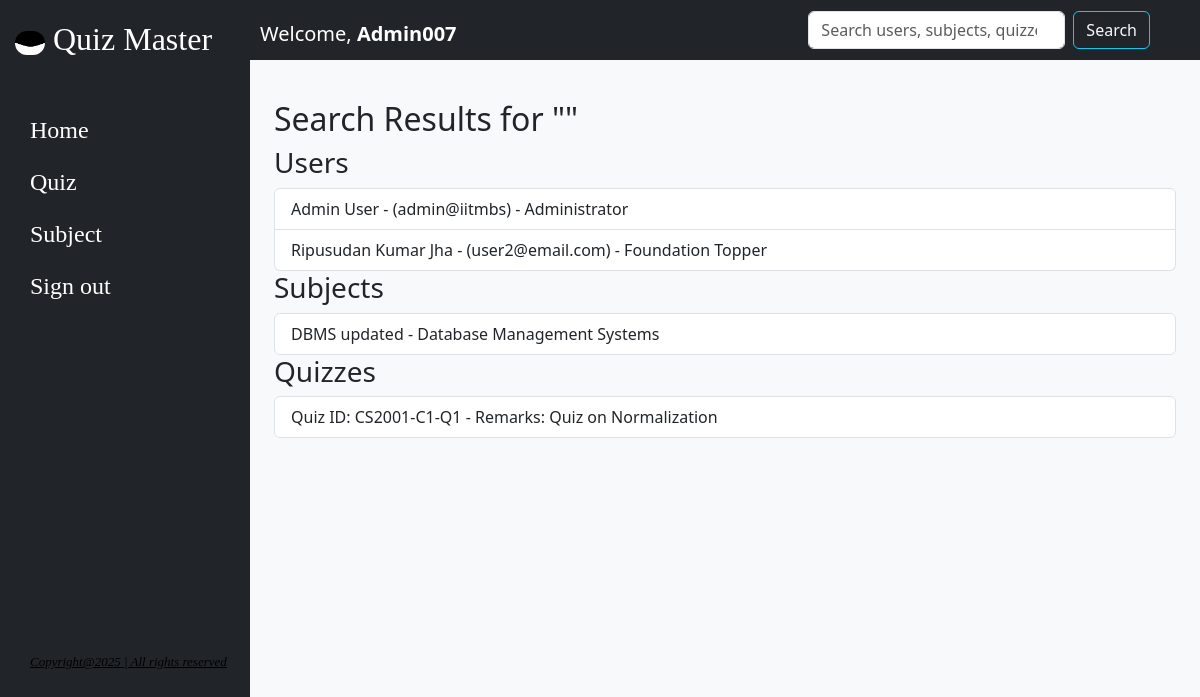
Before: /search with the older database file.
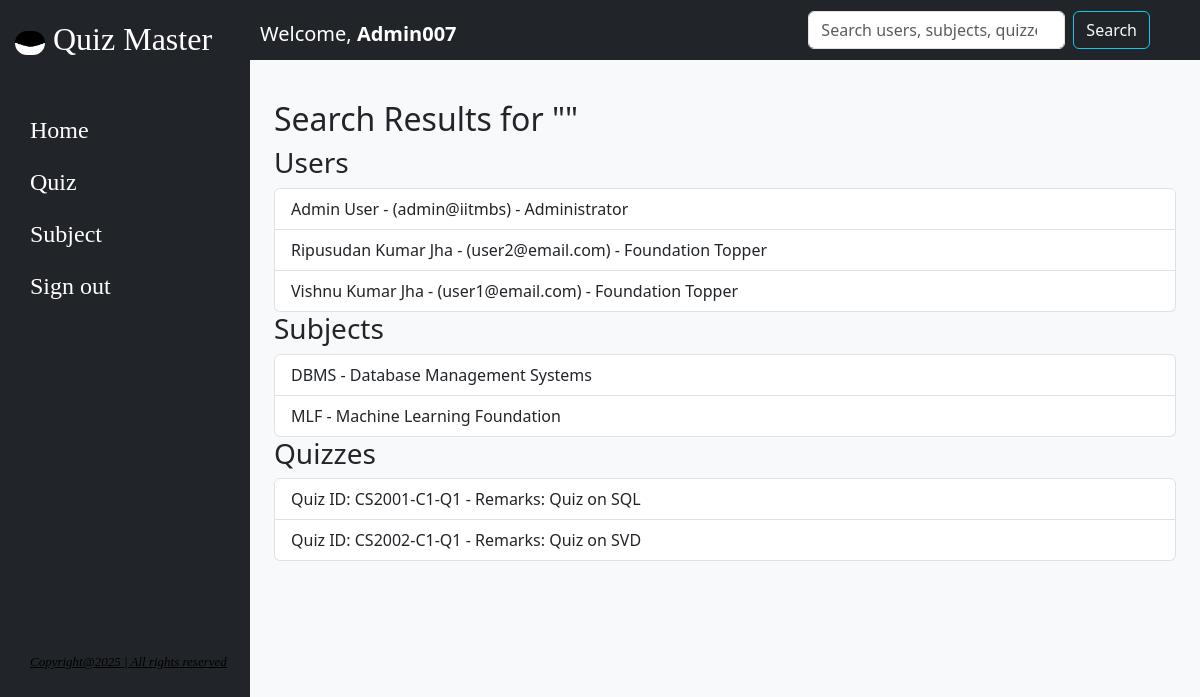
After: the same page with the newer database file.
### model.py (models this page shows)
class User(db.Model):
    id = db.Column(db.Integer, primary_key=True)
    username = db.Column(db.String(200), unique=True, nullable=False)
    password = db.Column(db.String(128), nullable=False)
    fullname = db.Column(db.String(200), nullable=False)
    achievement = db.Column(db.String(256), nullable=False)
    user_status=db.Column(db.String(50),nullable=False,default='Enabled')
    dob = db.Column(db.DateTime, nullable=False)
    role=db.Column(db.String,default='user',nullable=False)
    quiz_scores = db.relationship('Scores' , back_populates='user_details')
    responses = db.relationship('UserResponse', back_populates='user')

class Subject(db.Model):
    id = db.Column(db.String(50),primary_key=True)
    name = db.Column(db.String(100), unique=True, nullable=False)
    desc = db.Column(db.Text,unique=False ,nullable=False)
    chapters = db.relationship('Chapters', back_populates='subject_info')

class Quiz(db.Model):
    id = db.Column(db.String(50), primary_key=True)
    chapter_id = db.Column(db.String(50), db.ForeignKey("chapters.id"), nullable=False)
    quiz_date = db.Column(db.DateTime, nullable=False)
    duration = db.Column(db.String(10), nullable=False)
    remarks = db.Column(db.String(200), nullable=True)
    scores = db.relationship('Scores', back_populates='exam')
    questions = db.relationship('Question', back_populates='exam')
    chapter = db.relationship('Chapters', back_populates='exams')

### app.py (the view)
@app.route('/search', methods=['GET'])
def search():
    query = request.args.get('q', '')
    users = User.query.filter(
        (User.username.ilike(f"%{query}%")) |
        (User.fullname.ilike(f"%{query}%")) |
        (User.achievement.ilike(f"%{query}%"))
    ).all()
    subjects = Subject.query.filter(
        (Subject.name.ilike(f"%{query}%")) |
        (Subject.desc.ilike(f"%{query}%"))
    ).all()
    quizzes = Quiz.query.filter(
        (Quiz.remarks.ilike(f"%{query}%"))
    ).all()
    return render_template("search_results.html", users=users, subjects=subjects, quizzes=quizzes, query=query)

### templates/search_results.html (shortened to what this page needs)
{% extends "base.html" %}
{% block content %}
<div class="container mt-4">
    <h2>Search Results for "{{ query }}"</h2>
    {% if users %}
    <h3>Users</h3>
    <ul class="list-group">
        {% for user in users %}
        <li class="list-group-item">{{ user.fullname }} - ({{ user.username }}) - {{ user.achievement }}</li>
        {% endfor %}
    </ul>
    {% endif %}
    {% if subjects %}
    <h3>Subjects</h3>
    <ul class="list-group">
        {% for subject in subjects %}
        <li class="list-group-item">{{ subject.name }} - {{ subject.desc }}</li>
        {% endfor %}
    </ul>
    {% endif %}
    {% if quizzes %}
    <h3>Quizzes</h3>
    <ul class="list-group">
        {% for quiz in quizzes %}
        <li class="list-group-item">Quiz ID: {{ quiz.id }} - Remarks: {{ quiz.remarks }}</li>
        {% endfor %}
    </ul>
    {% endif %}
</div>
{% endblock %}

Changed rows visible on the page:
added User: fullname "Vishnu Kumar Jha", username "user1@email.com", achievement "Foundation Topper"
changed Subject "Database Management Systems": name "DBMS updated" → "DBMS"
added Subject: name "MLF", desc "Machine Learning Foundation"
changed Quiz "CS2001-C1-Q1": remarks "Quiz on Normalization" → "Quiz on SQL"
added Quiz: id "CS2002-C1-Q1", remarks "Quiz on SVD"
